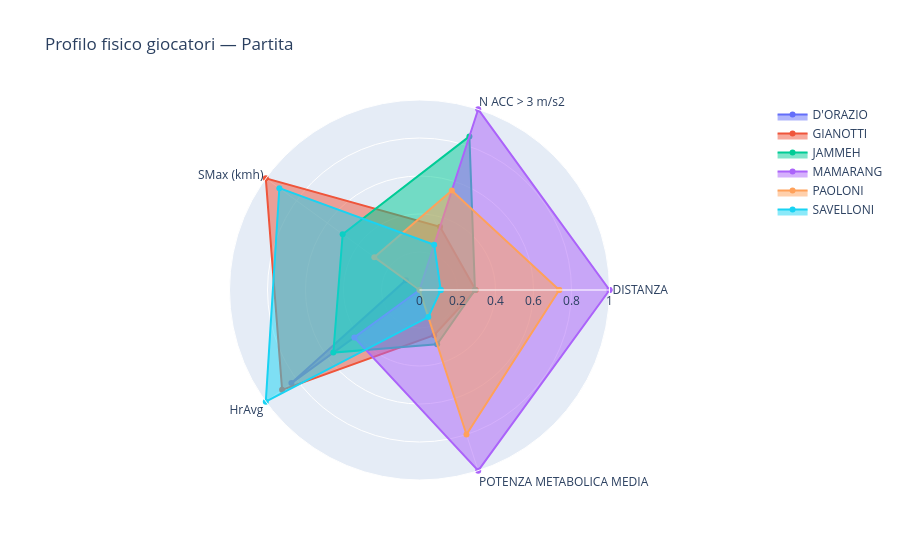

The notebook cell this image was saved under:
### Code cell
import plotly.graph_objects as go

# Metriche per il radar
metriche_radar = ['DISTANZA', 'N ACC > 3 m/s2', 'SMax (kmh)', 'HrAvg', 'POTENZA METABOLICA MEDIA']

# Normalizziamo da 0 a 1
match_norm = match.copy()
for col in metriche_radar:
    match_norm[col] = (match[col] - match[col].min()) / (match[col].max() - match[col].min())

# Creiamo il radar per ogni giocatore
fig = go.Figure()

for _, row in match_norm.iterrows():
    valori = [row[m] for m in metriche_radar]
    valori += valori[:1]  # chiude il poligono
    
    fig.add_trace(go.Scatterpolar(
        r=valori,
        theta=metriche_radar + [metriche_radar[0]],
        fill='toself',
        name=row['Player']
    ))

fig.update_layout(
    polar=dict(radialaxis=dict(visible=True, range=[0, 1])),
    title='Profilo fisico giocatori — Partita',
    showlegend=True
)

fig.show()

### Figure 1 — Plotly figure (JSON) as saved in the notebook; plotly's stock layout.template omitted (floating-point values rounded to 4 significant figures)
{"data": [{"fill": "toself", "name": "D'ORAZIO", "r": [0, 0, 0.08824, 0.8333, 0, 0], "theta": ["DISTANZA", "N ACC > 3 m/s2", "SMax (kmh)", "HrAvg", "POTENZA METABOLICA MEDIA", "DISTANZA"], "type": "scatterpolar"}, {"fill": "toself", "name": "GIANOTTI", "r": [0.2959, 0.35, 1, 0.8939, 0.25, 0.2959], "theta": ["DISTANZA", "N ACC > 3 m/s2", "SMax (kmh)", "HrAvg", "POTENZA METABOLICA MEDIA", "DISTANZA"], "type": "scatterpolar"}, {"fill": "toself", "name": "JAMMEH", "r": [0.2918, 0.85, 0.5, 0.5606, 0.3, 0.2918], "theta": ["DISTANZA", "N ACC > 3 m/s2", "SMax (kmh)", "HrAvg", "POTENZA METABOLICA MEDIA", "DISTANZA"], "type": "scatterpolar"}, {"fill": "toself", "name": "MAMARANG", "r": [1, 1, 0, 0.4242, 1, 1], "theta": ["DISTANZA", "N ACC > 3 m/s2", "SMax (kmh)", "HrAvg", "POTENZA METABOLICA MEDIA", "DISTANZA"], "type": "scatterpolar"}, {"fill": "toself", "name": "PAOLONI", "r": [0.7356, 0.55, 0.2941, 0, 0.8, 0.7356], "theta": ["DISTANZA", "N ACC > 3 m/s2", "SMax (kmh)", "HrAvg", "POTENZA METABOLICA MEDIA", "DISTANZA"], "type": "scatterpolar"}, {"fill": "toself", "name": "SAVELLONI", "r": [0.1117, 0.25, 0.9118, 1, 0.15, 0.1117], "theta": ["DISTANZA", "N ACC > 3 m/s2", "SMax (kmh)", "HrAvg", "POTENZA METABOLICA MEDIA", "DISTANZA"], "type": "scatterpolar"}], "layout": {"polar": {"radialaxis": {"range": [0, 1], "visible": true}}, "showlegend": true, "title": {"text": "Profilo fisico giocatori — Partita"}}}
